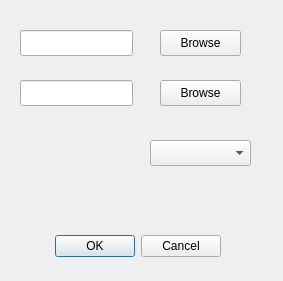
<?xml version="1.0" encoding="UTF-8"?>
<ui version="4.0">
 <class>PdfToTiffConverterDialogBase</class>
 <widget class="QDialog" name="PdfToTiffConverterDialogBase">
  <property name="geometry">
   <rect>
    <x>0</x>
    <y>0</y>
    <width>283</width>
    <height>281</height>
   </rect>
  </property>
  <property name="windowTitle">
   <string>PDF to TIFF Converter</string>
  </property>
  <widget class="QDialogButtonBox" name="button_box">
   <property name="geometry">
    <rect>
     <x>-120</x>
     <y>230</y>
     <width>341</width>
     <height>32</height>
    </rect>
   </property>
   <property name="orientation">
    <enum>Qt::Orientation::Horizontal</enum>
   </property>
   <property name="standardButtons">
    <set>QDialogButtonBox::StandardButton::Cancel|QDialogButtonBox::StandardButton::Ok</set>
   </property>
  </widget>
  <widget class="QLineEdit" name="txtPdf">
   <property name="geometry">
    <rect>
     <x>20</x>
     <y>30</y>
     <width>113</width>
     <height>26</height>
    </rect>
   </property>
  </widget>
  <widget class="QLineEdit" name="txtTif">
   <property name="geometry">
    <rect>
     <x>20</x>
     <y>80</y>
     <width>113</width>
     <height>26</height>
    </rect>
   </property>
  </widget>
  <widget class="QComboBox" name="cmbDpi">
   <property name="geometry">
    <rect>
     <x>150</x>
     <y>140</y>
     <width>101</width>
     <height>26</height>
    </rect>
   </property>
  </widget>
  <widget class="QPushButton" name="btnPdf">
   <property name="geometry">
    <rect>
     <x>160</x>
     <y>30</y>
     <width>81</width>
     <height>26</height>
    </rect>
   </property>
   <property name="text">
    <string>Browse</string>
   </property>
  </widget>
  <widget class="QPushButton" name="btnTif">
   <property name="geometry">
    <rect>
     <x>160</x>
     <y>80</y>
     <width>81</width>
     <height>26</height>
    </rect>
   </property>
   <property name="text">
    <string>Browse</string>
   </property>
  </widget>
 </widget>
 <resources/>
 <connections>
  <connection>
   <sender>button_box</sender>
   <signal>accepted()</signal>
   <receiver>PdfToTiffConverterDialogBase</receiver>
   <slot>accept()</slot>
   <hints>
    <hint type="sourcelabel">
     <x>20</x>
     <y>20</y>
    </hint>
    <hint type="destinationlabel">
     <x>20</x>
     <y>20</y>
    </hint>
   </hints>
  </connection>
  <connection>
   <sender>button_box</sender>
   <signal>rejected()</signal>
   <receiver>PdfToTiffConverterDialogBase</receiver>
   <slot>reject()</slot>
   <hints>
    <hint type="sourcelabel">
     <x>20</x>
     <y>20</y>
    </hint>
    <hint type="destinationlabel">
     <x>20</x>
     <y>20</y>
    </hint>
   </hints>
  </connection>
 </connections>
</ui>
